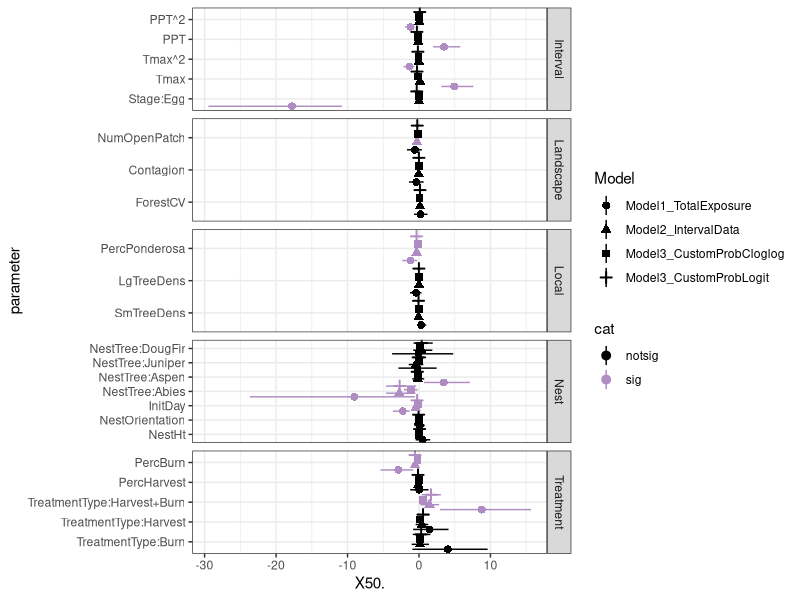

Recreate this plot in R.
# Model covariate results
# Ana Miller-ter Kuile
# April 10, 2023

# this script generates posterior plots for all four models
#I've run so far


# Load packages -----------------------------------------------------------


# Load packages, here and tidyverse for coding ease, 
package.list <- c("here", "tidyverse", 
                  "patchwork")


## Installing them if they aren't already on the computer
new.packages <- package.list[!(package.list %in% 
                                 installed.packages()[,"Package"])]
if(length(new.packages)) install.packages(new.packages)

## And loading them
for(i in package.list){library(i, character.only = T)}


# Load posteriors ---------------------------------------------------------

m1 <- read.csv(here("data_outputs",
                    "04_posterior_summaries",
                    "Model1_posteriors.csv"))

m2 <- read.csv(here("data_outputs",
                    "04_posterior_summaries",
                    "Model2_posteriors.csv"))

m3 <- read.csv(here("data_outputs",
                    "04_posterior_summaries",
                    "Model3_posteriors.csv"))

m3g <- read.csv(here("data_outputs",
                     "04_posterior_summaries",
                     "Model3gompit_posteriors.csv"))


# Merge data --------------------------------------------------------------

post <- bind_rows(m1, m2, m3, m3g)



# Plot --------------------------------------------------------------------

post <- post %>%
  mutate(parameter = factor(parameter,
                            levels = c("Stage:Egg", "Tmax", "Tmax^2",
                                       "PPT", "PPT^2",
                                       "NestHt", "NestOrientation",
                                       "InitDay", "NestTree:Abies",
                                       "NestTree:Aspen", "NestTree:Juniper",
                                       "NestTree:DougFir",
                                       "TreatmentType:Burn", 
                                       "TreatmentType:Harvest",
                                       "TreatmentType:Harvest+Burn",
                                       "SmTreeDens", "LgTreeDens",
                                       "PercPonderosa", "ForestCV",
                                       "Contagion", "NumOpenPatch",
                                       "PercHarvest", "PercBurn"))) %>%
  mutate(group = case_when(parameter %in% c("Stage:Egg", "Tmax", "Tmax^2",
                                            "PPT", "PPT^2") ~ "Interval",
                           parameter %in% c("NestHt", "NestOrientation",
                                            "InitDay", "NestTree:Abies",
                                            "NestTree:Aspen", "NestTree:Juniper",
                                            "NestTree:DougFir") ~ "Nest",
                           parameter %in% c("TreatmentType:Burn", 
                                            "TreatmentType:Harvest",
                                            "TreatmentType:Harvest+Burn",
                                            "PercHarvest", "PercBurn") ~ "Treatment",
                           parameter %in% c("SmTreeDens", "LgTreeDens",
                                            "PercPonderosa") ~ "Local",
                           parameter %in% c("ForestCV",
                                            "Contagion", "NumOpenPatch") ~ "Landscape")) %>%
  mutate(cat = case_when((X2.5. >0 & X50. > 0 & X97.5. > 0) ~ "sig",
                         (X2.5. < 0 & X50. < 0 & X97.5. < 0) ~ "sig",
                         TRUE ~ "notsig"))

post %>%
  #filter(Model != "Model3_CustomProbCloglog") %>%
  ggplot() +
  geom_pointrange(aes(x = parameter, 
                      y= X50., 
                      ymin = X2.5.,
                      ymax = X97.5.,
                      shape = Model,
                      color = cat),
                  position = position_dodge2(width = 1)) +
  coord_flip() +
  scale_color_manual(values = c("black", "#af8dc3")) +
  facet_grid(group~., scales = "free") +
  theme_bw()
